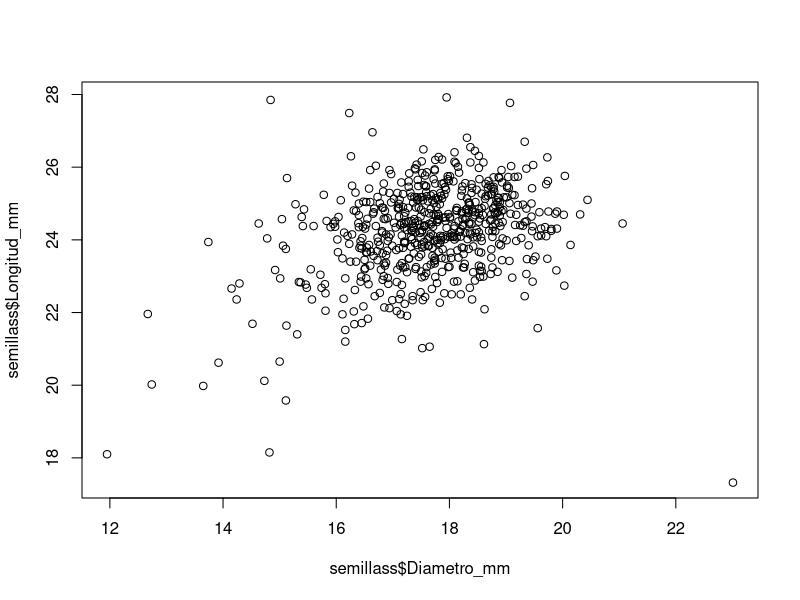
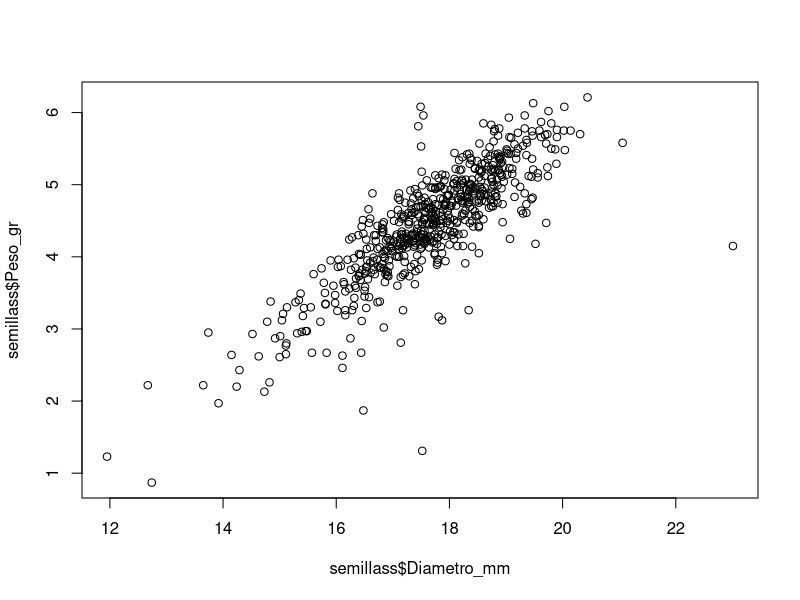
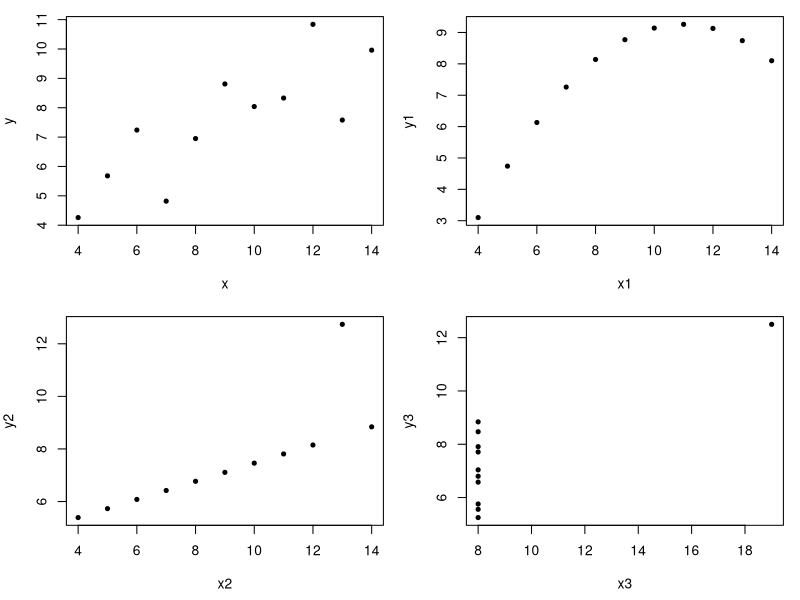

Here is the R script that generated these plots, in order:
#MZZ
#27/04/2022
#Clase 13

semillass <-read.csv("Clases/semillas.csv" , header = TRUE)

#Revisar mediante una grafica si existe una asociasion entre
#el diametro de la semilla y la longitud

plot(semillass$Diametro_mm, semillass$Longitud_mm)

plot(semillass$Diametro_mm, semillass$Peso_gr)

cor.test(semillass$Diametro_mm, semillass$Peso_gr)

cor.test(semillass$Diametro_mm, semillass$Longitud_mm)

x <-c(10.0, 8.0, 13.0, 9.0, 11.0, 14.0, 6.0, 4.0, 12.0, 7.0, 5.0)
y <-c(8.04, 6.95, 7.58, 8.81, 8.33, 9.96, 7.24, 4.26, 10.84, 4.82, 5.68)


x1 <-c(10, 8, 13, 9, 11, 14, 6, 4, 12, 7, 5)
y1 <-c(9.14, 8.14, 8.74, 8.77, 9.26, 8.10, 6.13, 3.10, 9.13, 7.26, 4.74)


x2 <-c(10, 8, 13, 9, 11, 14, 6, 4, 12, 7, 5)
y2 <-c(7.46, 6.77, 12.74, 7.11, 7.81, 8.84, 6.08, 5.39, 8.15, 6.42, 5.73)


x3 <-c(8, 8, 8, 8, 8, 8, 8, 19, 8, 8, 8)
y3 <-c(6.58, 5.76, 7.71, 8.84, 8.47, 7.04, 5.25, 12.50, 5.56, 7.91, 6.8 )

cor.test(x,y)
cor.test(x1,y1)
cor.test(x2,y2)
cor.test(x3,y3)

op= par(mfrow= c(2,2), mar= c(4.5, 4, 1, 1))

plot(x, y, pch=20)
plot(x1, y1, pch=20)
plot(x2, y2, pch=20)
plot(x3, y3, pch=20)

par(op)



